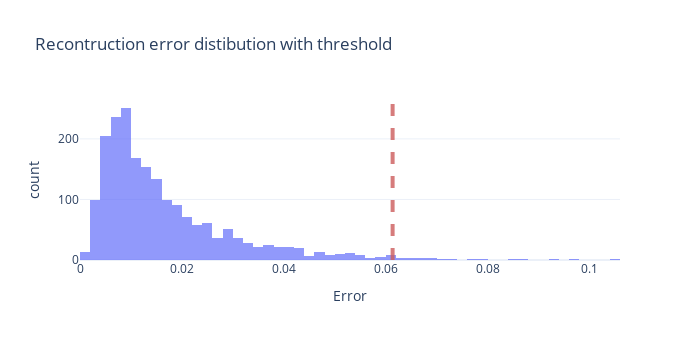

Notebook code cell kept with this figure:
### Code cell
# plot histogram and add a vertical line at the threshold cut off point
fig = px.histogram(x=errors, height=340, width=700, labels={'x': 'Error'},
                   opacity=0.7, title='Recontruction error distibution with threshold')
fig.update_layout(shapes=[
    dict(type='line', yref='paper', y0=0, y1=1, xref='x', x0=thresh, x1=thresh, opacity=0.8,
        line=dict(color="indianred", width=4, dash="dash"))
])

### Figure 1 — Plotly figure (JSON) as saved in the notebook; plotly's stock layout.template omitted (floating-point values rounded to 4 significant figures; data arrays with more than 128 entries replaced by an {"elided": "..."} marker saying what was removed)
{"data": [{"alignmentgroup": "True", "bingroup": "x", "hovertemplate": "Error=%{x}<br>count=%{y}<extra></extra>", "legendgroup": "", "marker": {"color": "#636efa", "opacity": 0.7}, "name": "", "offsetgroup": "", "orientation": "v", "showlegend": false, "type": "histogram", "x": {"elided": "2000 float values"}, "xaxis": "x", "yaxis": "y"}], "layout": {"barmode": "relative", "height": 340, "legend": {"tracegroupgap": 0}, "shapes": [{"line": {"color": "indianred", "dash": "dash", "width": 4}, "opacity": 0.8, "type": "line", "x0": 0.06136, "x1": 0.06136, "xref": "x", "y0": 0, "y1": 1, "yref": "paper"}], "title": {"text": "Recontruction error distibution with threshold"}, "width": 700, "xaxis": {"anchor": "y", "autorange": true, "domain": [0, 1], "range": [8.674e-19, 0.106], "title": {"text": "Error"}, "type": "linear"}, "yaxis": {"anchor": "x", "autorange": true, "domain": [0, 1], "range": [0, 264.2], "title": {"text": "count"}}}}
